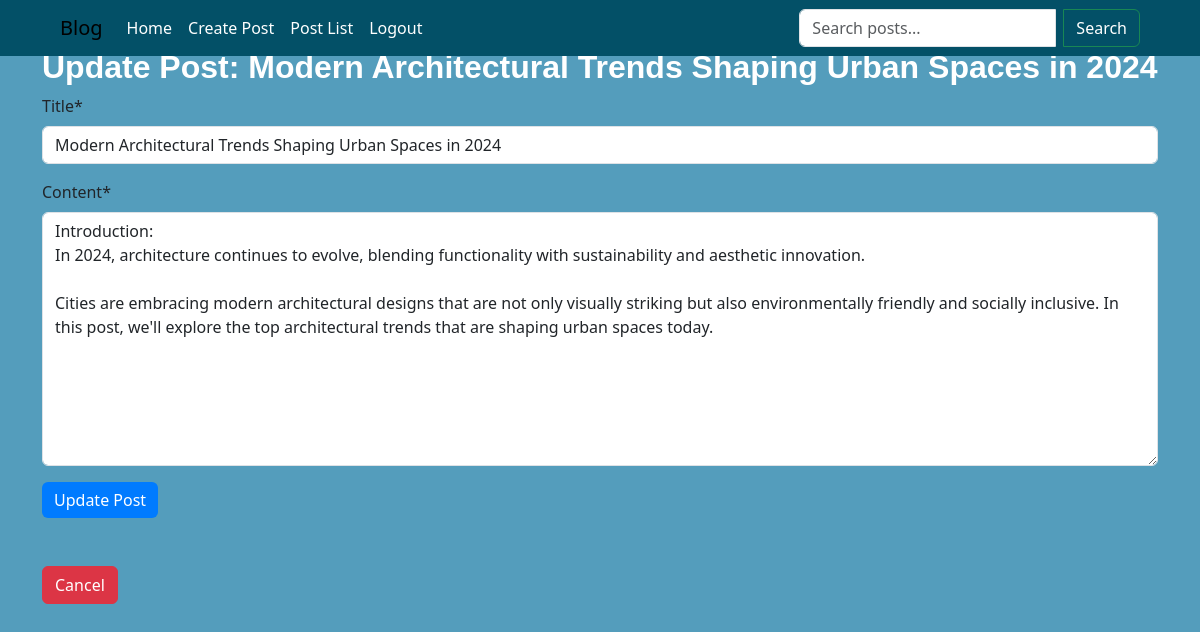
Screenshot of /blog/post_update/7 (signed in) with the database file from the repository.
### blogpost/models.py (models this page shows, shortened)
class Post(models.Model):
    title = models.CharField(max_length=200)
    content = models.TextField()
    author = models.ForeignKey(User, on_delete=models.CASCADE)
    timestamp = models.DateTimeField(auto_now_add=True)

### blogpost/views.py (the view)
# urls.py: path('post_update/<int:post_id>', post_update, name='post_update'),
@login_required
def post_update(request, post_id):
    post = Post.objects.get(id=post_id)
    if request.method == 'POST':
        form = PostForm(request.POST, request.FILES, instance=post)
        if form.is_valid():
            form.save()
            messages.success(request, 'Post updated successfully!')
            return redirect('blogpost:post_list')
    else:
        form = PostForm(instance=post)
    return render(request, 'blogpost/post_update.html', {'form':form, 'post':post})

### blogpost/forms.py
class PostForm(forms.ModelForm):
    class Meta:
        model = Post
        fields = ['title', 'content']

### templates/blogpost/post_update.html (shortened to what this page needs)
{% extends "base.html" %}
{% load crispy_forms_tags %}
{% block blogpost %}
<h2 class="text-white">Update Post: {{ post.title }}</h2>
<form method="post">
  {% csrf_token %} {{ form|crispy }}
  <button type="submit" class="btn btn-primary">Update Post</button>
</form>
<br>
<br>
<a href="{% url 'blogpost:post_detail' post.pk %}" class="btn btn-danger">Cancel</a>
{% endblock blogpost %}

### static/css/styles.css (style rules this page uses)
body { background-color: rgba(41, 132, 171, 0.795); }

### static/css/create.css (style rules this page uses)
h2 { font-family: 'Poppins', sans-serif; font-weight: 700; }
.btn-primary { background-color: #007bff; border: none; transition: background-color 0.3s ease; }

### rows the page displays
Post: title "Modern Architectural Trends Shaping Urban Spaces in 2024", content "Introduction: In 2024, architecture continues to evolve, blending functionality with sustainability and aesthetic innovation. Cities are embracing modern architectural designs that are not only visually striking but also environmentally friendly and socially inclusive. In this post, we'll explore the top architectural trends that are shaping urban spaces today."
